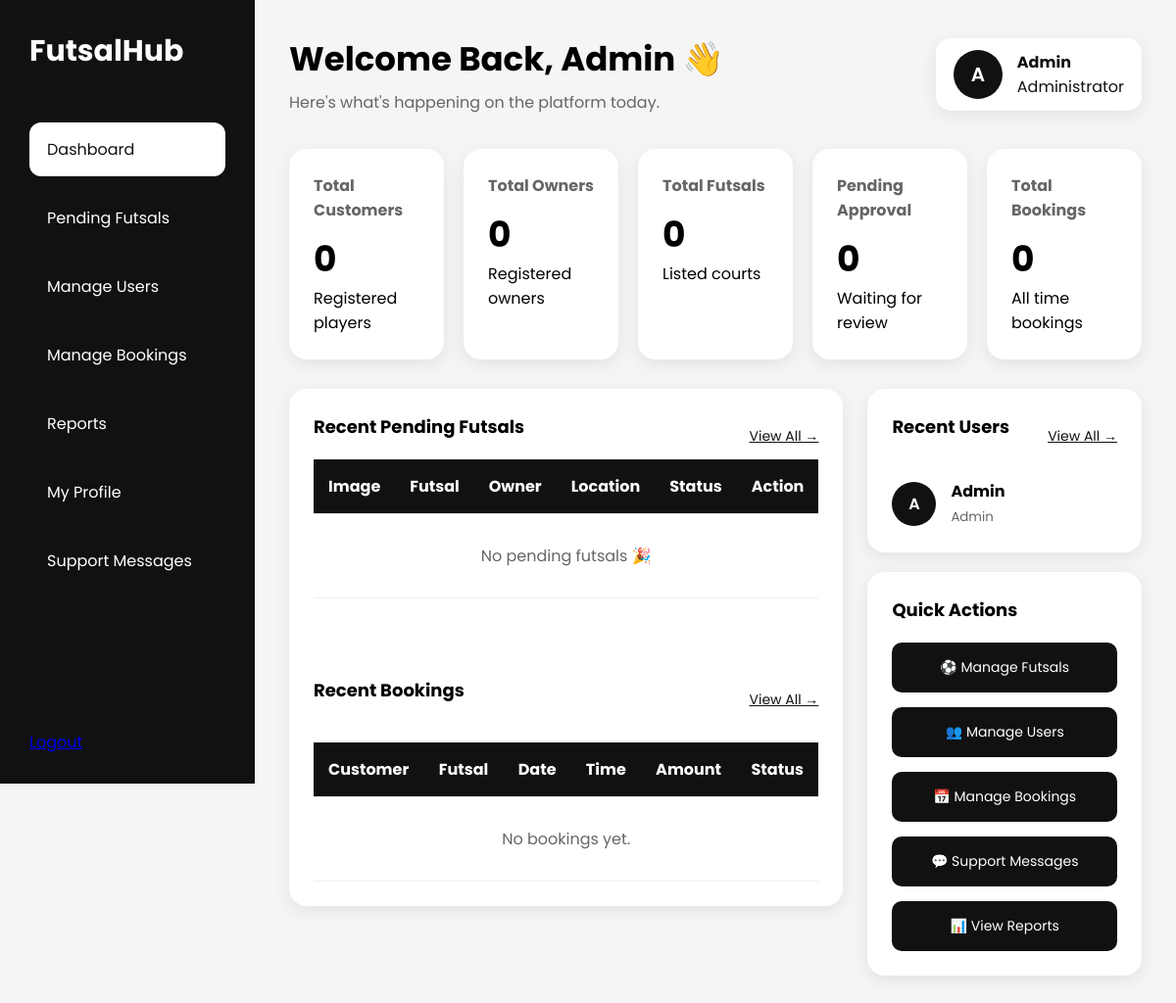
Page /admin/dashboard.php (signed in) on the committed database.
### tables this page shows
CREATE TABLE users (
  userid INT AUTO_INCREMENT PRIMARY KEY,
  name VARCHAR(100) NOT NULL,
  email VARCHAR(100) NOT NULL UNIQUE,
  phone VARCHAR(15) NOT NULL,
  password VARCHAR(255) NOT NULL,
  role ENUM('customer', 'owner', 'staff', 'admin') NOT NULL,
  created_at TIMESTAMP DEFAULT CURRENT_TIMESTAMP
);

### admin/dashboard.php (the view, shortened to what this page needs)
<?php
require_once '../config/db.php';
$result     = mysqli_query($conn, "SELECT COUNT(*) AS total FROM users WHERE role='customer'");
$totalUsers = mysqli_fetch_assoc($result)['total'];
$result      = mysqli_query($conn, "SELECT COUNT(*) AS total FROM users WHERE role='owner'");
$totalOwners = mysqli_fetch_assoc($result)['total'];
$result       = mysqli_query($conn, "SELECT COUNT(*) AS total FROM futsal");
$totalFutsals = mysqli_fetch_assoc($result)['total'];
$result       = mysqli_query($conn, "SELECT COUNT(*) AS total FROM futsal WHERE status='pending'");
$totalPending = mysqli_fetch_assoc($result)['total'];
$result        = mysqli_query($conn, "SELECT COUNT(*) AS total FROM booking");
$totalBookings = mysqli_fetch_assoc($result)['total'];
$pendingResult = mysqli_query($conn, "
  SELECT
    f.futsalid,
    f.name,
    f.location,
    f.image,
    u.name AS owner
  FROM futsal f
  JOIN users u ON f.ownerid = u.userid
  WHERE f.status = 'pending'
  ORDER BY f.created_at DESC
  LIMIT 5
");
$userResult = mysqli_query($conn, "
  SELECT * FROM users
  ORDER BY created_at DESC
  LIMIT 5
");
$bookingResult = mysqli_query($conn, "
  SELECT
    b.bookingid,
    b.booking_date,
    b.start_time,
    b.end_time,
    b.status,
    b.amount,
    u.name AS customer_name,
    f.name AS futsal_name
  FROM booking b
  JOIN users u ON b.playerid = u.userid
  JOIN futsal f ON b.futsalid = f.futsalid
  ORDER BY b.created_at DESC
  LIMIT 5
");
?>
<!DOCTYPE html>
<html lang="en">
<head>
  <link rel="stylesheet" href="../assets/css/admin.css">
</head>
<body>
  <div class="dashboard">
    <?php include 'includes/sidebar.php'; ?>
    <main class="main">
      <div class="header">
        <div>
          <h1>Welcome Back, <?= htmlspecialchars($_SESSION['name']); ?> 👋</h1>
          <p>Here's what's happening on the platform today.</p>
        </div>
        <a href="profile.php" class="admin-user">
          <div class="avatar">
            <?= strtoupper(substr($_SESSION['name'], 0, 1)); ?>
          </div>
          <div>
            <strong><?= htmlspecialchars($_SESSION['name']); ?></strong>
            <br>
            Administrator
          </div>
        </a>
      </div>
      <div class="cards">
        <div class="card">
          <h4>Total Customers</h4>
          <h2><?= $totalUsers; ?></h2>
          <p>Registered players</p>
        </div>
        <div class="card">
          <h4>Total Owners</h4>
          <h2><?= $totalOwners; ?></h2>
          <p>Registered owners</p>
        </div>
        <div class="card">
          <h4>Total Futsals</h4>
          <h2><?= $totalFutsals; ?></h2>
          <p>Listed courts</p>
        </div>
        <div class="card">
          <h4>Pending Approval</h4>
          <h2><?= $totalPending; ?></h2>
          <p>Waiting for review</p>
        </div>
        <div class="card">
          <h4>Total Bookings</h4>
          <h2><?= $totalBookings; ?></h2>
          <p>All time bookings</p>
        </div>
      </div>
      <div class="content">
        <div class="panel">
          <div style="display:flex; justify-content:space-between; align-items:center;">
            <h2>Recent Pending Futsals</h2>
            <a href="pending_futsals.php" style="color:#111; font-size:14px;">View All →</a>
          </div>
          <table>
            <thead>
              <tr>
                <th>Image</th>
                <th>Futsal</th>
                <th>Owner</th>
                <th>Location</th>
                <th>Status</th>
                <th>Action</th>
              </tr>
            </thead>
            <tbody>
              <?php if (mysqli_num_rows($pendingResult) > 0): ?>
                <?php while ($row = mysqli_fetch_assoc($pendingResult)): ?>
                  <tr>
                    <td>
                      <img
                        src="../assets/uploads/<?= htmlspecialchars($row['image']); ?>"
                        width="70"
                        style="border-radius:8px; object-fit:cover; height:50px;">
                    </td>
                    <td><?= htmlspecialchars($row['name']); ?></td>
                    <td><?= htmlspecialchars($row['owner']); ?></td>
                    <td><?= htmlspecialchars($row['location']); ?></td>
                    <td><span class="status pending">Pending</span></td>
                    <td>
                      <a href="pending_futsals.php" class="btn view-btn">Review</a>
                    </td>
                  </tr>
                <?php endwhile; ?>
              <?php else: ?>
                <tr>
                  <td colspan="6" style="text-align:center; padding:30px; color:#666;">
                    No pending futsals 🎉
                  </td>
                </tr>
              <?php endif; ?>
            </tbody>
          </table>
          <div style="display:flex; justify-content:space-between; align-items:center; margin-bottom:20px; margin-top: 80px;">
            <h2>Recent Bookings</h2>
            <a href="manage_bookings.php" style="color:#111; font-size:14px;">View All →</a>
          </div>
          <table>
            <thead>
              <tr>
                <th>Customer</th>
                <th>Futsal</th>
                <th>Date</th>
                <th>Time</th>
                <th>Amount</th>
                <th>Status</th>
              </tr>
            </thead>
            <tbody>
              <?php if (mysqli_num_rows($bookingResult) > 0): ?>
                <?php while ($row = mysqli_fetch_assoc($bookingResult)): ?>
                  <tr>
                    <td><?= htmlspecialchars($row['customer_name']); ?></td>
                    <td><?= htmlspecialchars($row['futsal_name']); ?></td>
                    <td><?= date('d M Y', strtotime($row['booking_date'])); ?></td>
                    <td>
                      <?= date('g:i A', strtotime($row['start_time'])); ?>
                      -
                      <?= date('g:i A', strtotime($row['end_time'])); ?>
                    </td>
                    <td>Rs. <?= number_format($row['amount']); ?></td>
                    <td>
                      <span class="status <?= strtolower($row['status']); ?>">
                        <?= ucfirst($row['status']); ?>
                      </span>
                    </td>
                  </tr>
                <?php endwhile; ?>
              <?php else: ?>
                <tr>
                  <td colspan="6" style="text-align:center; padding:30px; color:#666;">
                    No bookings yet.
                  </td>
                </tr>
              <?php endif; ?>
            </tbody>
          </table>
        </div>
        <div style="display:flex; flex-direction:column; gap:20px;">
          <div class="panel">
            <div style="display:flex; justify-content:space-between; align-items:center; margin-bottom:20px;">
              <h2>Recent Users</h2>
              <a href="manage_users.php" style="color:#111; font-size:14px;">View All →</a>
            </div>
            <div class="user-list">
              <?php if (mysqli_num_rows($userResult) > 0): ?>
                <?php while ($user = mysqli_fetch_assoc($userResult)): ?>
                  <div class="user-item">
                    <div class="user-info">
                      <div class="user-avatar">
                        <?= strtoupper(substr($user['name'], 0, 1)); ?>
                      </div>
                      <div>
                        <strong><?= htmlspecialchars($user['name']); ?></strong>
                        <br>
                        <small style="color:#666;"><?= ucfirst($user['role']); ?></small>
                      </div>
                    </div>
                  </div>
                <?php endwhile; ?>
              <?php else: ?>
                <p style="color:#666; text-align:center; padding:20px;">No users yet.</p>
              <?php endif; ?>
            </div>
          </div>
          <div class="panel">
            <h2 style="margin-bottom:20px;">Quick Actions</h2>
            <div class="quick-links">
              <a href="pending_futsals.php">⚽ Manage Futsals</a>
              <a href="manage_users.php">👥 Manage Users</a>
              <a href="manage_bookings.php">📅 Manage Bookings</a>
              <a href="support_message.php">💬 Support Messages</a>
              <a href="reports.php">📊 View Reports</a>
            </div>
          </div>
        </div>
      </div>
    </main>
  </div>
</body>
</html>

### assets/css/admin.css (style rules this page uses)
* { margin: 0; padding: 0; box-sizing: border-box; font-family: "Poppins", sans-serif; }
body { background: #f5f5f5; }
.dashboard { display: flex; min-height: 100vh; }
.main { flex: 1; padding: 35px; margin-left: 260px; overflow-y: auto; min-height: 100vh; }
.header { display: flex; justify-content: space-between; align-items: center; margin-bottom: 35px; }
.header h1 { font-size: 34px; }
.header p { color: #666; margin-top: 6px; }
.admin-user { display: flex; align-items: center; gap: 15px; background: #fff; padding: 12px 18px; border-radius: 15px; box-shadow: 0 5px 18px rgba(0, 0, 0, 0.08); text-decoration: none; color: #111; transition: 0.3s; }
.avatar { width: 50px; height: 50px; border-radius: 50%; background: #111; color: #fff; display: flex; justify-content: center; align-items: center; font-size: 20px; font-weight: 600; }
.cards { display: grid; grid-template-columns: repeat(5, 1fr); gap: 20px; margin-bottom: 30px; }
.card { background: #fff; padding: 25px; border-radius: 18px; box-shadow: 0 5px 18px rgba(0, 0, 0, 0.08); transition: 0.3s; }
.card h4 { color: #666; margin-bottom: 10px; }
.card h2 { font-size: 36px; }
.content { display: grid; grid-template-columns: 2fr 1fr; gap: 25px; align-items: start; }
.panel { background: #fff; border-radius: 18px; padding: 25px; box-shadow: 0 5px 18px rgba(0, 0, 0, 0.08); }
.panel h2 { margin-bottom: 20px; font-size: 18px; }
table { width: 100%; border-collapse: collapse; }
table th { background: #111; color: #fff; }
table th, table td { padding: 15px; text-align: left; border-bottom: 1px solid #eee; }
.user-list { display: flex; flex-direction: column; gap: 18px; }
.user-item { display: flex; align-items: center; justify-content: space-between; padding-bottom: 15px; border-bottom: 1px solid #eee; }
.user-item:last-child { border: none; padding-bottom: 0; }
.user-info { display: flex; align-items: center; gap: 15px; }
.user-avatar { width: 45px; height: 45px; border-radius: 50%; background: #111; color: #fff; display: flex; justify-content: center; align-items: center; font-weight: 600; font-size: 16px; }
.quick-links { display: flex; flex-direction: column; gap: 15px; }
.quick-links a { text-decoration: none; background: #111; color: #fff; padding: 15px; text-align: center; border-radius: 10px; transition: 0.3s; font-size: 14px; }

### rows in the picture
users: name "A", name "Admin", role "Admin"

### other values in the picture
$_SESSION['name'] "Admin"
substr($_SESSION['name'], 0, 1) "A"
$totalUsers "0"
$totalOwners "0"
$totalFutsals "0"
$totalPending "0"
$totalBookings "0"
